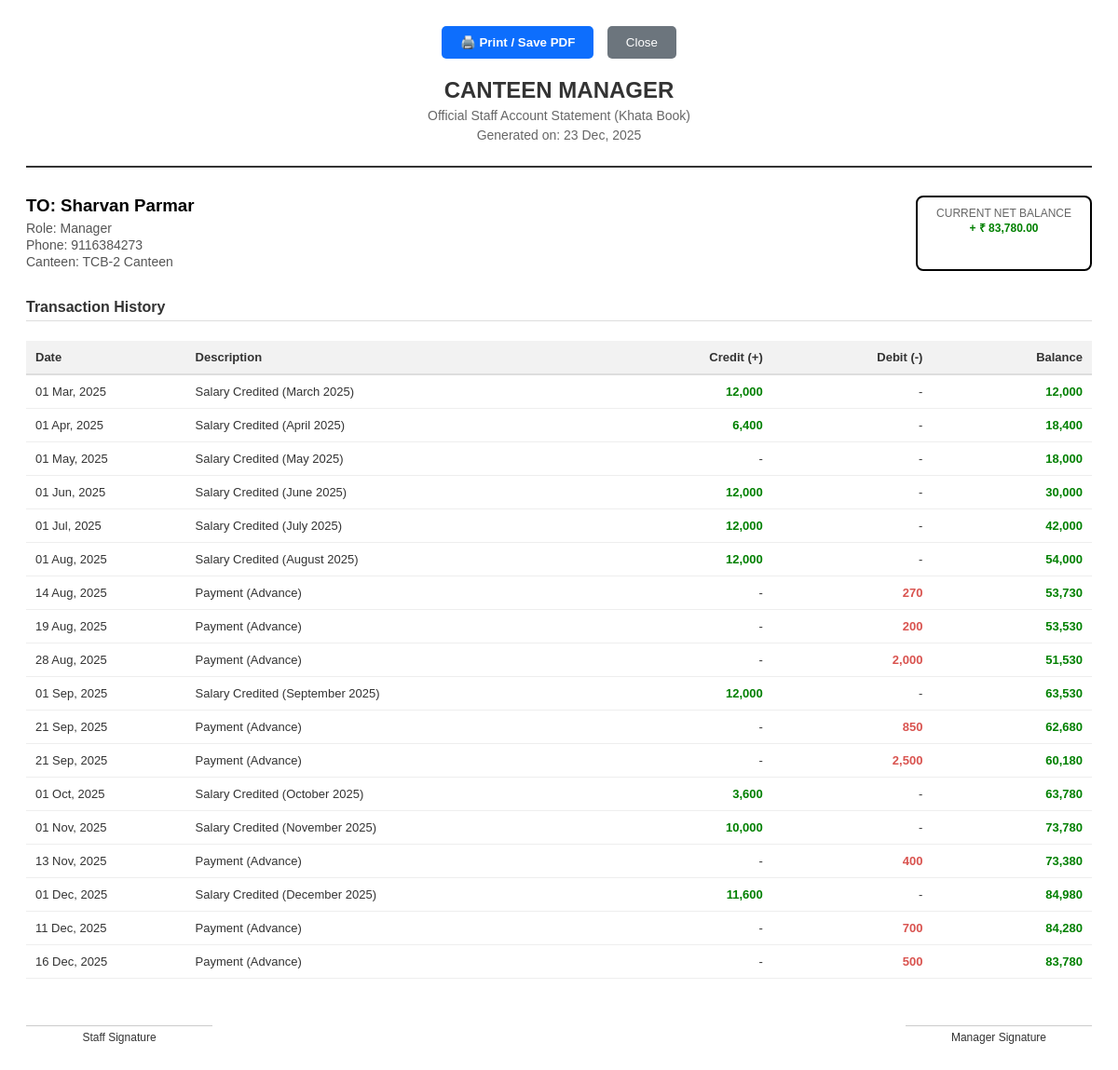
Screenshot of /management/staff/2/print/ (signed in) with the database file from the repository.
### management/models.py (models this page shows, shortened)
class Staff(models.Model):
    ROLES = [
        ('Manager', 'Manager'),
        ('Cook', 'Cook'),
        ('Helper', 'Helper'),
    ]
    canteen = models.ForeignKey(
        Canteen,
        on_delete=models.SET_NULL, # अगर कैंटीन डिलीट हो जाए, तो स्टाफ को NULL कर दें
        null=True,
        blank=True,
        verbose_name="Assigned Canteen"
    )
    name = models.CharField(max_length=100, verbose_name="Staff Name")
    role = models.CharField(max_length=50, choices=ROLES, default='Helper', verbose_name="Role")
    phone = models.CharField(max_length=15, default='0000000000', verbose_name="Phone Number")
    joining_date = models.DateField(null=True, blank=True, verbose_name="Joining Date")
    monthly_salary = models.DecimalField(max_digits=10, decimal_places=2, verbose_name="Monthly Salary")
    bank_account_no = models.CharField(max_length=20, blank=True, null=True,verbose_name="Bank Account No")
    ifsc_code = models.CharField(max_length=15, blank=True, null=True,verbose_name="IFSC Code")
    photo = models.ImageField(upload_to='staff_photos/', null=True, blank=True, verbose_name="Staff Photo")
    aadhar_card = models.ImageField(upload_to='staff_aadhar/', null=True, blank=True, verbose_name="Aadhar Card Photo")
    class Meta:
        verbose_name = "Staff Member"
        verbose_name_plural = "Staff"
    is_active = models.BooleanField(default=True, verbose_name="Is Active Employee")
    leaving_date = models.DateField(null=True, blank=True, verbose_name="Leaving Date")

class Canteen(models.Model):
    BILLING_CHOICES = [
        ('DAILY', 'Daily Payment/Tracking'),
        ('MONTHLY', 'Monthly Fixed Billing'),
    ]
    name = models.CharField(max_length=100, unique=True, verbose_name="Canteen Name")
    location = models.CharField(max_length=255, verbose_name="Location")
    billing_type = models.CharField(
        max_length=10,
        choices=BILLING_CHOICES,
        default='DAILY',
        verbose_name="Billing Type"
    )
    daily_lunch_count = models.IntegerField(default=0, verbose_name="Daily Lunch Count")
    daily_dinner_count = models.IntegerField(default=0, verbose_name="Daily Dinner Count")
    class Meta:
        verbose_name = "Canteen"
        verbose_name_plural = "Canteens"

class SalaryPayment(models.Model):
    PAYMENT_TYPES = [
        ('Monthly', 'Monthly Salary Payment'),
        ('Advance', 'Advance Payment'),
        ('Bonus', 'Bonus'),
    ]
    staff = models.ForeignKey(
        Staff,
        on_delete=models.CASCADE,
        verbose_name="Staff Member"
    )
    date = models.DateField(verbose_name="Payment Date") # भुगतान की तारीख
    payment_type = models.CharField(max_length=10, choices=PAYMENT_TYPES, verbose_name="Payment Type") # एडवांस है या मासिक वेतन
    amount = models.DecimalField(max_digits=10, decimal_places=2, verbose_name="Amount Paid") # दी गई राशि
    notes = models.TextField(null=True, blank=True, verbose_name="Notes/Details") # कोई भी टिप्पणी (जैसे: इस माह का भुगतान)
    class Meta:
        verbose_name = "Salary/Advance Payment"
        verbose_name_plural = "Salary Payments"
        ordering = ['-date']

### management/views.py (the view)
# urls.py: path('staff/<int:staff_id>/print/', views.print_staff_ledger, name='print_staff_ledger'),
@login_required
def print_staff_ledger(request, staff_id):
    staff = get_object_or_404(Staff, pk=staff_id)
    loop_start_date = staff.joining_date if staff.joining_date else date(date.today().year, 1, 1)
    today = date.today()
    all_transactions = []
    payments = SalaryPayment.objects.filter(staff=staff)
    for pay in payments:
        all_transactions.append({ 'date': pay.date, 'description': f"Payment ({pay.payment_type})", 'credit': 0, 'debit': pay.amount, 'type': 'debit' })
    current_date = loop_start_date.replace(day=1)
    while current_date <= today.replace(day=1):
        last_day = current_date + relativedelta(months=1) - timedelta(days=1)
        monthly_salary = staff.monthly_salary
        leaves = StaffLeave.objects.filter(staff=staff, start_date__gte=current_date, end_date__lte=last_day)
        deduction = (monthly_salary / 30) * sum(l.total_days() for l in leaves)
        all_transactions.append({
            'date': current_date, # Salary on 1st
            'description': f"Salary Credited ({current_date.strftime('%B %Y')})",
            'credit': monthly_salary - deduction, 'debit': 0, 'type': 'credit'
        })
        current_date += relativedelta(months=1)
    all_transactions.sort(key=lambda x: (x['date'], 0 if x['type'] == 'credit' else 1))
    running_balance = 0
    final_ledger = []
    for trans in all_transactions:
        running_balance = running_balance + trans['credit'] - trans['debit']
        trans['balance'] = running_balance
        final_ledger.append(trans)
    return render(request, 'management/staff_ledger_print.html', {'staff': staff, 'ledger_data': final_ledger, 'overall_balance': running_balance, 'print_date': date.today()})

### management/models.py (called while the page is built)
    def total_days(self):
        if self.start_date and self.end_date:
            delta = self.end_date - self.start_date
            return delta.days + 1
        return 0

### management/templates/management/staff_ledger_print.html (shortened to what this page needs)
{% load humanize %}
<!DOCTYPE html>
<html lang="en">
<head>
</head>
<body>
    <div class="no-print" style="margin-bottom: 20px; text-align: center;">
        <button onclick="window.print()" style="padding: 10px 20px; background: #0d6efd; color: white; border: none; cursor: pointer; border-radius: 5px; font-weight: bold;">
            🖨️ Print / Save PDF
        </button>
        <button onclick="window.close()" style="padding: 10px 20px; background: #6c757d; color: white; border: none; cursor: pointer; border-radius: 5px; margin-left: 10px;">
            Close
        </button>
    </div>
    <div class="header">
        <h1>Canteen Manager</h1>
        <p>Official Staff Account Statement (Khata Book)</p>
        <p>Generated on: {{ print_date|date:"d M, Y" }}</p>
    </div>
    <div class="info-box">
        <div class="info-left">
            <h3>TO: {{ staff.name }}</h3>
            <p>Role: {{ staff.role }}</p>
            <p>Phone: {{ staff.phone }}</p>
            <p>Canteen: {{ staff.canteen.name }}</p>
        </div>
        <div class="balance-box">
            <span>Current Net Balance</span>
            <strong>
                {% if overall_balance > 0 %}
                    <span style="color: green;">+ ₹ {{ overall_balance|intcomma }}</span>
                {% elif overall_balance < 0 %}
                    <span style="color: red;">{{ overall_balance|intcomma }}</span>
                {% else %}
                    ₹ 0
                {% endif %}
            </strong>
        </div>
    </div>
    <h4 style="border-bottom: 1px solid #ddd; padding-bottom: 5px;">Transaction History</h4>
    <table>
        <thead>
            <tr>
                <th width="15%">Date</th>
                <th width="40%">Description</th>
                <th width="15%" class="text-right">Credit (+)</th>
                <th width="15%" class="text-right">Debit (-)</th>
                <th width="15%" class="text-right">Balance</th>
            </tr>
        </thead>
        <tbody>
            {% for row in ledger_data %}
            <tr>
                <td>{{ row.date|date:"d M, Y" }}</td>
                <td>{{ row.description }}</td>
                <td class="text-right">
                    {% if row.credit > 0 %}
                        <span class="success">{{ row.credit|floatformat:0|intcomma }}</span>
                    {% else %}
                        -
                    {% endif %}
                </td>
                <td class="text-right">
                    {% if row.debit > 0 %}
                        <span class="danger">{{ row.debit|floatformat:0|intcomma }}</span>
                    {% else %}
                        -
                    {% endif %}
                </td>
                <td class="text-right fw-bold">
                    {% if row.balance > 0 %}
                        <span class="success">{{ row.balance|floatformat:0|intcomma }}</span>
                    {% elif row.balance < 0 %}
                        <span class="danger">{{ row.balance|floatformat:0|intcomma }}</span>
                    {% else %}
                        0
                    {% endif %}
                </td>
            </tr>
            {% endfor %}
        </tbody>
    </table>
    <div class="footer">
        <div>Staff Signature</div>
        <div>Manager Signature</div>
    </div>
</body>
</html>

### management/templates/management/staff_ledger_print.html (style rules this page uses)
body { font-family: 'Helvetica', sans-serif; color: #333; padding: 20px; }
.header { text-align: center; margin-bottom: 30px; border-bottom: 2px solid #333; padding-bottom: 20px; }
.header h1 { margin: 0; font-size: 24px; text-transform: uppercase; }
.header p { margin: 5px 0; color: #666; font-size: 14px; }
.info-box { display: flex; justify-content: space-between; margin-bottom: 30px; }
.info-left h3 { margin: 0 0 5px 0; color: #000; }
.info-left p { margin: 2px 0; font-size: 14px; color: #555; }
.balance-box { border: 2px solid #000; padding: 10px 20px; text-align: center; border-radius: 8px; }
.balance-box span { display: block; font-size: 12px; color: #666; text-transform: uppercase; }
.balance-box strong { display: block; font-size: 24px; color: #000; }
table { width: 100%; border-collapse: collapse; margin-top: 10px; font-size: 13px; }
th { background-color: #f2f2f2; border-bottom: 2px solid #ddd; padding: 10px; text-align: left; }
td { border-bottom: 1px solid #eee; padding: 10px; }
.text-right { text-align: right; }
.success { color: green; font-weight: bold; }
.danger { color: #d9534f; font-weight: bold; }
.fw-bold { font-weight: bold; }
.footer { margin-top: 50px; display: flex; justify-content: space-between; font-size: 12px; }
.footer div { text-align: center; width: 200px; border-top: 1px solid #ccc; padding-top: 5px; }

### rows the page displays
Staff: name "Sharvan Parmar", role "Manager", phone "9116384273", canteen.name "TCB-2 Canteen"
SalaryPayment: date "14 Aug, 2025", debit "270"
SalaryPayment: date "19 Aug, 2025", debit "200"
SalaryPayment: date "28 Aug, 2025", debit "2,000"
SalaryPayment: date "21 Sep, 2025", debit "850"
SalaryPayment: date "21 Sep, 2025", debit "2,500"
SalaryPayment: date "13 Nov, 2025", debit "400"
SalaryPayment: date "11 Dec, 2025", debit "700"
SalaryPayment: date "16 Dec, 2025", debit "500"

### other values shown
{{ overall_balance|intcomma }} "83,780.00"
{{ row.date|date:"d M, Y" }} "01 Mar, 2025" "01 Apr, 2025" "01 May, 2025" "01 Jun, 2025" "01 Jul, 2025" "01 Aug, 2025" "01 Sep, 2025" "01 Oct, 2025" "01 Nov, 2025" "01 Dec, 2025"
{{ row.description }} "Salary Credited (March 2025)" "Salary Credited (April 2025)" "Salary Credited (May 2025)" "Salary Credited (June 2025)" "Salary Credited (July 2025)" "Salary Credited (August 2025)" "Payment (Advance)" "Payment (Advance)" "Payment (Advance)" "Salary Credited (September 2025)" "Payment (Advance)" "Payment (Advance)" "Salary Credited (October 2025)" "Salary Credited (November 2025)" "Payment (Advance)" "Salary Credited (December 2025)" "Payment (Advance)" "Payment (Advance)"
{{ row.credit|floatformat:0|intcomma }} "12,000" "6,400" "12,000" "12,000" "12,000" "12,000" "3,600" "10,000" "11,600"
{{ row.balance|floatformat:0|intcomma }} "12,000" "18,400" "18,000" "30,000" "42,000" "54,000" "53,730" "53,530" "51,530" "63,530" "62,680" "60,180" "63,780" "73,780" "73,380" "84,980" "84,280" "83,780"
